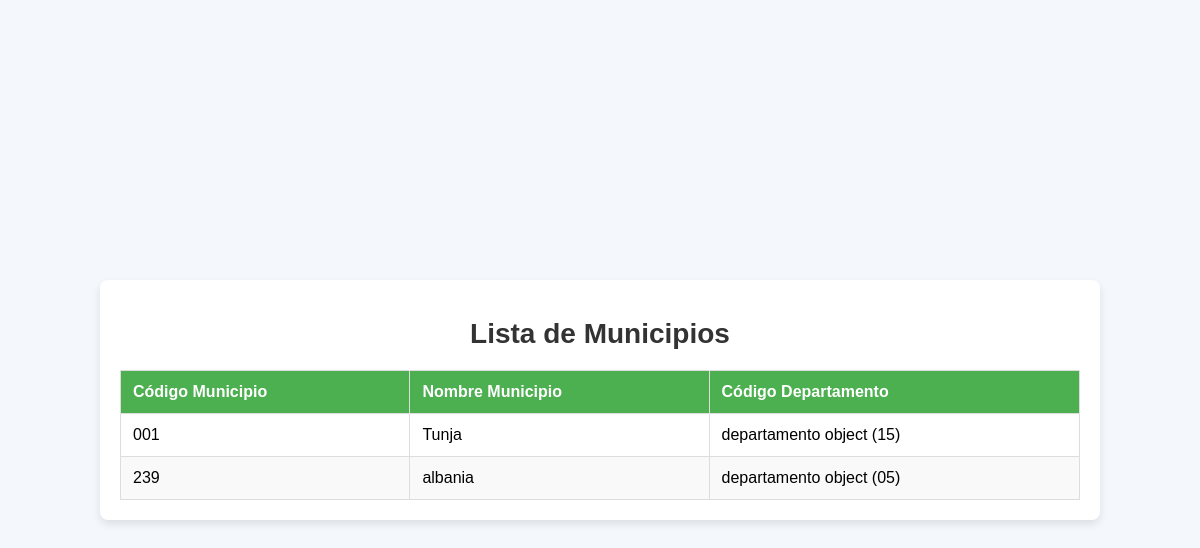
The page /municipios_list/ on the database its author committed.
### aplicattion/models.py (models this page shows)
class municipio (models.Model):
        cod_mpio=models.CharField(max_length=3,primary_key=True)
        nombre_mun=models.CharField(max_length=200, null=False)
        cod_dpto=models.ForeignKey(departamento, on_delete=models.CASCADE)

class departamento (models.Model):
    cod_dpto=models.CharField(max_length=2,primary_key=True)
    nombre_dpto=models.CharField(max_length=200, null=False)

### aplicattion/views.py (the view)
# urls.py: path('municipios_list/', municipios_list),
def municipios_list(request):
    municipios = municipio.objects.all()
    return render(request, 'municipios_list.html', {'municipios': municipios})

### aplicattion/templates/municipios_list.html (shortened to what this page needs)
<!DOCTYPE html>
<html lang="es">
<head>
</head>
<body>
    <div class="table-container">
        <h1>Lista de Municipios</h1>
        <table>
            <thead>
                <tr>
                    <th>Código Municipio</th>
                    <th>Nombre Municipio</th>
                    <th>Código Departamento</th>
                </tr>
            </thead>
            <tbody>
                {% for municipio in municipios %}
                    <tr>
                        <td>{{ municipio.cod_mpio }}</td>
                        <td>{{ municipio.nombre_mun }}</td>
                        <td>{{ municipio.cod_dpto }}</td>
                    </tr>
                {% empty %}
                    <tr>
                        <td colspan="3" class="empty-message">No hay municipios registrados.</td>
                    </tr>
                {% endfor %}
            </tbody>
        </table>
    </div>
</body>
</html>

### aplicattion/templates/municipios_list.html (style rules this page uses)
body { font-family: 'Arial', sans-serif; background-color: #f4f7fc; margin: 0; padding: 0; display: flex; justify-content: center; align-items: center; min-height: 100vh; }
.table-container { background-color: white; padding: 20px; box-shadow: 0 4px 8px rgba(0, 0, 0, 0.1); border-radius: 8px; width: 80%; max-width: 1200px; }
h1 { text-align: center; color: #333; font-size: 28px; margin-bottom: 20px; }
table { width: 100%; border-collapse: collapse; margin-top: 20px; }
table th, table td { padding: 12px; text-align: left; border: 1px solid #ddd; }
table th { background-color: #4CAF50; color: white; font-weight: bold; }
table tr:nth-child(even) { background-color: #f9f9f9; }

### rows shown on the page
municipio: cod_mpio "001", nombre_mun "Tunja", cod_dpto "departamento object (15)"
municipio: cod_mpio "239", nombre_mun "albania", cod_dpto "departamento object (05)"
